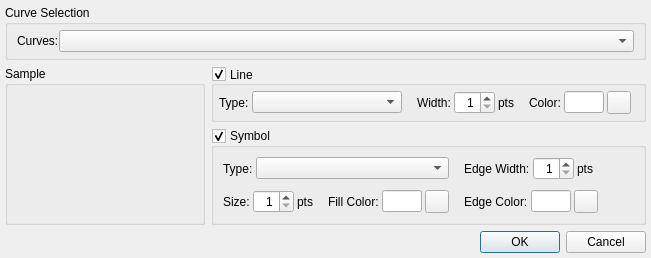
<?xml version="1.0" encoding="UTF-8"?>
<ui version="4.0">
 <class>CurveDialog</class>
 <widget class="QDialog" name="CurveDialog">
  <property name="geometry">
   <rect>
    <x>0</x>
    <y>0</y>
    <width>651</width>
    <height>247</height>
   </rect>
  </property>
  <property name="sizePolicy">
   <sizepolicy hsizetype="Preferred" vsizetype="Maximum">
    <horstretch>0</horstretch>
    <verstretch>0</verstretch>
   </sizepolicy>
  </property>
  <property name="windowTitle">
   <string>Dialog</string>
  </property>
  <layout class="QGridLayout" name="gridLayout_5">
   <property name="leftMargin">
    <number>5</number>
   </property>
   <property name="topMargin">
    <number>5</number>
   </property>
   <property name="rightMargin">
    <number>5</number>
   </property>
   <property name="bottomMargin">
    <number>5</number>
   </property>
   <item row="0" column="0" colspan="3">
    <widget class="QGroupBox" name="gbxCurve">
     <property name="font">
      <font>
       <pointsize>9</pointsize>
      </font>
     </property>
     <property name="title">
      <string>Curve Selection</string>
     </property>
     <layout class="QGridLayout" name="gridLayout_4">
      <property name="leftMargin">
       <number>9</number>
      </property>
      <property name="topMargin">
       <number>5</number>
      </property>
      <property name="rightMargin">
       <number>9</number>
      </property>
      <property name="bottomMargin">
       <number>5</number>
      </property>
      <property name="verticalSpacing">
       <number>5</number>
      </property>
      <item row="0" column="0">
       <layout class="QHBoxLayout" name="horizontalLayout_4">
        <item>
         <widget class="QLabel" name="label">
          <property name="text">
           <string>Curves:</string>
          </property>
         </widget>
        </item>
        <item>
         <widget class="QComboBox" name="cboxCurve">
          <property name="sizePolicy">
           <sizepolicy hsizetype="MinimumExpanding" vsizetype="Fixed">
            <horstretch>0</horstretch>
            <verstretch>0</verstretch>
           </sizepolicy>
          </property>
          <property name="font">
           <font>
            <pointsize>9</pointsize>
           </font>
          </property>
          <property name="editable">
           <bool>false</bool>
          </property>
         </widget>
        </item>
       </layout>
      </item>
     </layout>
    </widget>
   </item>
   <item row="1" column="0" rowspan="2">
    <widget class="QGroupBox" name="gbxSample">
     <property name="sizePolicy">
      <sizepolicy hsizetype="Preferred" vsizetype="Preferred">
       <horstretch>0</horstretch>
       <verstretch>0</verstretch>
      </sizepolicy>
     </property>
     <property name="minimumSize">
      <size>
       <width>200</width>
       <height>0</height>
      </size>
     </property>
     <property name="maximumSize">
      <size>
       <width>300</width>
       <height>16777215</height>
      </size>
     </property>
     <property name="font">
      <font>
       <pointsize>9</pointsize>
      </font>
     </property>
     <property name="title">
      <string>Sample</string>
     </property>
     <layout class="QGridLayout" name="gridLayout">
      <property name="leftMargin">
       <number>5</number>
      </property>
      <property name="topMargin">
       <number>5</number>
      </property>
      <property name="rightMargin">
       <number>5</number>
      </property>
      <property name="bottomMargin">
       <number>5</number>
      </property>
      <item row="0" column="0">
       <widget class="QwtPlot" name="qwtSample">
        <property name="sizePolicy">
         <sizepolicy hsizetype="Preferred" vsizetype="Minimum">
          <horstretch>0</horstretch>
          <verstretch>0</verstretch>
         </sizepolicy>
        </property>
        <property name="minimumSize">
         <size>
          <width>150</width>
          <height>50</height>
         </size>
        </property>
       </widget>
      </item>
     </layout>
    </widget>
   </item>
   <item row="1" column="1" colspan="2">
    <widget class="QGroupBox" name="gbxLine">
     <property name="sizePolicy">
      <sizepolicy hsizetype="Preferred" vsizetype="Maximum">
       <horstretch>0</horstretch>
       <verstretch>0</verstretch>
      </sizepolicy>
     </property>
     <property name="font">
      <font>
       <pointsize>9</pointsize>
      </font>
     </property>
     <property name="title">
      <string>Line</string>
     </property>
     <property name="alignment">
      <set>Qt::AlignLeading|Qt::AlignLeft|Qt::AlignVCenter</set>
     </property>
     <property name="flat">
      <bool>false</bool>
     </property>
     <property name="checkable">
      <bool>true</bool>
     </property>
     <layout class="QGridLayout" name="gridLayout_2">
      <property name="leftMargin">
       <number>5</number>
      </property>
      <property name="topMargin">
       <number>5</number>
      </property>
      <property name="rightMargin">
       <number>5</number>
      </property>
      <property name="bottomMargin">
       <number>5</number>
      </property>
      <property name="horizontalSpacing">
       <number>15</number>
      </property>
      <item row="0" column="2">
       <layout class="QHBoxLayout" name="horizontalLayout_17">
        <property name="spacing">
         <number>3</number>
        </property>
        <item>
         <widget class="QLabel" name="lblLineColor">
          <property name="font">
           <font>
            <pointsize>9</pointsize>
           </font>
          </property>
          <property name="text">
           <string>Color:</string>
          </property>
         </widget>
        </item>
        <item>
         <widget class="QLineEdit" name="ledLineColor">
          <property name="minimumSize">
           <size>
            <width>40</width>
            <height>0</height>
           </size>
          </property>
          <property name="maximumSize">
           <size>
            <width>40</width>
            <height>16777215</height>
           </size>
          </property>
          <property name="frame">
           <bool>true</bool>
          </property>
          <property name="readOnly">
           <bool>true</bool>
          </property>
         </widget>
        </item>
        <item>
         <widget class="QToolButton" name="tbtLineColor">
          <property name="font">
           <font>
            <pointsize>9</pointsize>
           </font>
          </property>
          <property name="text">
           <string/>
          </property>
          <property name="icon">
           <iconset>
            <normaloff>:/AxisDialog/dialogs/AxisDialog/images/color.png</normaloff>:/AxisDialog/dialogs/AxisDialog/images/color.png</iconset>
          </property>
         </widget>
        </item>
        <item>
         <spacer name="horizontalSpacer">
          <property name="orientation">
           <enum>Qt::Horizontal</enum>
          </property>
          <property name="sizeHint" stdset="0">
           <size>
            <width>40</width>
            <height>20</height>
           </size>
          </property>
         </spacer>
        </item>
       </layout>
      </item>
      <item row="0" column="1">
       <layout class="QHBoxLayout" name="horizontalLayout_16">
        <property name="spacing">
         <number>3</number>
        </property>
        <item>
         <widget class="QLabel" name="lblLineThickness">
          <property name="font">
           <font>
            <pointsize>9</pointsize>
           </font>
          </property>
          <property name="text">
           <string>Width:</string>
          </property>
         </widget>
        </item>
        <item>
         <widget class="QSpinBox" name="sbxLineThickness">
          <property name="layoutDirection">
           <enum>Qt::LeftToRight</enum>
          </property>
          <property name="alignment">
           <set>Qt::AlignRight|Qt::AlignTrailing|Qt::AlignVCenter</set>
          </property>
          <property name="minimum">
           <number>1</number>
          </property>
          <property name="maximum">
           <number>20</number>
          </property>
         </widget>
        </item>
        <item>
         <widget class="QLabel" name="lblPts">
          <property name="text">
           <string>pts</string>
          </property>
         </widget>
        </item>
       </layout>
      </item>
      <item row="0" column="0">
       <layout class="QHBoxLayout" name="horizontalLayout">
        <property name="spacing">
         <number>3</number>
        </property>
        <item>
         <widget class="QLabel" name="lblLineType">
          <property name="text">
           <string>Type:</string>
          </property>
         </widget>
        </item>
        <item>
         <widget class="QComboBox" name="cboxLineType">
          <property name="minimumSize">
           <size>
            <width>150</width>
            <height>0</height>
           </size>
          </property>
         </widget>
        </item>
       </layout>
      </item>
     </layout>
    </widget>
   </item>
   <item row="2" column="1" colspan="2">
    <widget class="QGroupBox" name="gbxSymbol">
     <property name="sizePolicy">
      <sizepolicy hsizetype="Preferred" vsizetype="Maximum">
       <horstretch>0</horstretch>
       <verstretch>0</verstretch>
      </sizepolicy>
     </property>
     <property name="font">
      <font>
       <pointsize>9</pointsize>
      </font>
     </property>
     <property name="title">
      <string>Symbol</string>
     </property>
     <property name="checkable">
      <bool>true</bool>
     </property>
     <layout class="QGridLayout" name="gridLayout_3">
      <property name="horizontalSpacing">
       <number>15</number>
      </property>
      <property name="verticalSpacing">
       <number>10</number>
      </property>
      <item row="1" column="0">
       <layout class="QHBoxLayout" name="horizontalLayout_3">
        <property name="spacing">
         <number>15</number>
        </property>
        <item>
         <layout class="QHBoxLayout" name="horizontalLayout_18">
          <property name="spacing">
           <number>3</number>
          </property>
          <item>
           <widget class="QLabel" name="lblSymbolSize">
            <property name="font">
             <font>
              <pointsize>9</pointsize>
             </font>
            </property>
            <property name="text">
             <string>Size:</string>
            </property>
           </widget>
          </item>
          <item>
           <widget class="QSpinBox" name="sbxSymbolSize">
            <property name="layoutDirection">
             <enum>Qt::LeftToRight</enum>
            </property>
            <property name="alignment">
             <set>Qt::AlignRight|Qt::AlignTrailing|Qt::AlignVCenter</set>
            </property>
            <property name="minimum">
             <number>1</number>
            </property>
            <property name="maximum">
             <number>20</number>
            </property>
           </widget>
          </item>
          <item>
           <widget class="QLabel" name="lblPts2">
            <property name="text">
             <string>pts</string>
            </property>
           </widget>
          </item>
         </layout>
        </item>
        <item>
         <layout class="QHBoxLayout" name="horizontalLayout_19">
          <property name="spacing">
           <number>3</number>
          </property>
          <item>
           <widget class="QLabel" name="lblSymbolColor">
            <property name="font">
             <font>
              <pointsize>9</pointsize>
             </font>
            </property>
            <property name="text">
             <string>Fill Color:</string>
            </property>
           </widget>
          </item>
          <item>
           <widget class="QLineEdit" name="ledSymbolColor">
            <property name="minimumSize">
             <size>
              <width>40</width>
              <height>0</height>
             </size>
            </property>
            <property name="maximumSize">
             <size>
              <width>40</width>
              <height>16777215</height>
             </size>
            </property>
            <property name="frame">
             <bool>true</bool>
            </property>
            <property name="readOnly">
             <bool>true</bool>
            </property>
           </widget>
          </item>
          <item>
           <widget class="QToolButton" name="tbtSymbolColor">
            <property name="font">
             <font>
              <pointsize>9</pointsize>
             </font>
            </property>
            <property name="text">
             <string/>
            </property>
            <property name="icon">
             <iconset>
              <normaloff>:/AxisDialog/dialogs/AxisDialog/images/color.png</normaloff>:/AxisDialog/dialogs/AxisDialog/images/color.png</iconset>
            </property>
           </widget>
          </item>
         </layout>
        </item>
       </layout>
      </item>
      <item row="1" column="1">
       <layout class="QHBoxLayout" name="horizontalLayout_22">
        <property name="spacing">
         <number>3</number>
        </property>
        <item>
         <widget class="QLabel" name="lblSymbolEdgeColor">
          <property name="font">
           <font>
            <pointsize>9</pointsize>
           </font>
          </property>
          <property name="text">
           <string>Edge Color:</string>
          </property>
         </widget>
        </item>
        <item>
         <widget class="QLineEdit" name="ledSymbolEdgeColor">
          <property name="minimumSize">
           <size>
            <width>40</width>
            <height>0</height>
           </size>
          </property>
          <property name="maximumSize">
           <size>
            <width>40</width>
            <height>16777215</height>
           </size>
          </property>
          <property name="frame">
           <bool>true</bool>
          </property>
          <property name="readOnly">
           <bool>true</bool>
          </property>
         </widget>
        </item>
        <item>
         <widget class="QToolButton" name="tbtSymbolEdgeColor">
          <property name="font">
           <font>
            <pointsize>9</pointsize>
           </font>
          </property>
          <property name="text">
           <string/>
          </property>
          <property name="icon">
           <iconset>
            <normaloff>:/AxisDialog/dialogs/AxisDialog/images/color.png</normaloff>:/AxisDialog/dialogs/AxisDialog/images/color.png</iconset>
          </property>
         </widget>
        </item>
        <item>
         <spacer name="horizontalSpacer_3">
          <property name="orientation">
           <enum>Qt::Horizontal</enum>
          </property>
          <property name="sizeHint" stdset="0">
           <size>
            <width>40</width>
            <height>20</height>
           </size>
          </property>
         </spacer>
        </item>
       </layout>
      </item>
      <item row="0" column="1">
       <layout class="QHBoxLayout" name="horizontalLayout_20">
        <property name="spacing">
         <number>3</number>
        </property>
        <item>
         <widget class="QLabel" name="lblSymbolEdgeWidth">
          <property name="font">
           <font>
            <pointsize>9</pointsize>
           </font>
          </property>
          <property name="text">
           <string>Edge Width:</string>
          </property>
         </widget>
        </item>
        <item>
         <widget class="QSpinBox" name="sbxSymbolEdgeWidth">
          <property name="layoutDirection">
           <enum>Qt::LeftToRight</enum>
          </property>
          <property name="alignment">
           <set>Qt::AlignRight|Qt::AlignTrailing|Qt::AlignVCenter</set>
          </property>
          <property name="minimum">
           <number>1</number>
          </property>
          <property name="maximum">
           <number>20</number>
          </property>
         </widget>
        </item>
        <item>
         <widget class="QLabel" name="lblPts3">
          <property name="text">
           <string>pts</string>
          </property>
         </widget>
        </item>
        <item>
         <spacer name="horizontalSpacer_2">
          <property name="orientation">
           <enum>Qt::Horizontal</enum>
          </property>
          <property name="sizeHint" stdset="0">
           <size>
            <width>40</width>
            <height>20</height>
           </size>
          </property>
         </spacer>
        </item>
       </layout>
      </item>
      <item row="0" column="0">
       <layout class="QHBoxLayout" name="horizontalLayout_2">
        <property name="spacing">
         <number>3</number>
        </property>
        <item>
         <widget class="QLabel" name="lblSymbolType">
          <property name="text">
           <string>Type:</string>
          </property>
         </widget>
        </item>
        <item>
         <widget class="QComboBox" name="cboxSymbolType">
          <property name="sizePolicy">
           <sizepolicy hsizetype="Expanding" vsizetype="Fixed">
            <horstretch>0</horstretch>
            <verstretch>0</verstretch>
           </sizepolicy>
          </property>
          <property name="minimumSize">
           <size>
            <width>100</width>
            <height>0</height>
           </size>
          </property>
         </widget>
        </item>
       </layout>
      </item>
     </layout>
    </widget>
   </item>
   <item row="3" column="1">
    <spacer name="verticalSpacer">
     <property name="orientation">
      <enum>Qt::Vertical</enum>
     </property>
     <property name="sizeHint" stdset="0">
      <size>
       <width>20</width>
       <height>5</height>
      </size>
     </property>
    </spacer>
   </item>
   <item row="4" column="2">
    <widget class="QDialogButtonBox" name="buttonBox">
     <property name="orientation">
      <enum>Qt::Horizontal</enum>
     </property>
     <property name="standardButtons">
      <set>QDialogButtonBox::Cancel|QDialogButtonBox::Ok</set>
     </property>
    </widget>
   </item>
  </layout>
 </widget>
 <customwidgets>
  <customwidget>
   <class>QwtPlot</class>
   <extends>QFrame</extends>
   <header>qwt_plot.h</header>
  </customwidget>
 </customwidgets>
 <resources/>
 <connections>
  <connection>
   <sender>buttonBox</sender>
   <signal>accepted()</signal>
   <receiver>CurveDialog</receiver>
   <slot>accept()</slot>
   <hints>
    <hint type="sourcelabel">
     <x>248</x>
     <y>254</y>
    </hint>
    <hint type="destinationlabel">
     <x>157</x>
     <y>274</y>
    </hint>
   </hints>
  </connection>
  <connection>
   <sender>buttonBox</sender>
   <signal>rejected()</signal>
   <receiver>CurveDialog</receiver>
   <slot>reject()</slot>
   <hints>
    <hint type="sourcelabel">
     <x>316</x>
     <y>260</y>
    </hint>
    <hint type="destinationlabel">
     <x>286</x>
     <y>274</y>
    </hint>
   </hints>
  </connection>
 </connections>
</ui>
